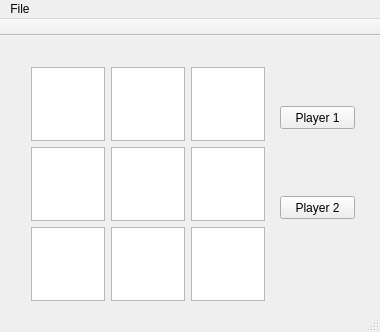
<?xml version="1.0" encoding="UTF-8"?>
<ui version="4.0">
 <class>MainWindow</class>
 <widget class="QMainWindow" name="MainWindow">
  <property name="geometry">
   <rect>
    <x>0</x>
    <y>0</y>
    <width>380</width>
    <height>332</height>
   </rect>
  </property>
  <property name="windowTitle">
   <string>MainWindow</string>
  </property>
  <property name="toolButtonStyle">
   <enum>Qt::ToolButtonIconOnly</enum>
  </property>
  <widget class="QWidget" name="centralWidget">
   <property name="autoFillBackground">
    <bool>true</bool>
   </property>
   <widget class="PlayerButton" name="p1button">
    <property name="geometry">
     <rect>
      <x>280</x>
      <y>70</y>
      <width>75</width>
      <height>23</height>
     </rect>
    </property>
    <property name="text">
     <string>Player 1</string>
    </property>
    <property name="checkable">
     <bool>false</bool>
    </property>
    <property name="m_playerID" stdset="0">
     <number>1</number>
    </property>
   </widget>
   <widget class="PlayerButton" name="p2button">
    <property name="geometry">
     <rect>
      <x>280</x>
      <y>160</y>
      <width>75</width>
      <height>23</height>
     </rect>
    </property>
    <property name="text">
     <string>Player 2</string>
    </property>
    <property name="m_playerID" stdset="0">
     <number>-1</number>
    </property>
   </widget>
   <widget class="QWidget" name="gridLayoutWidget">
    <property name="geometry">
     <rect>
      <x>20</x>
      <y>20</y>
      <width>256</width>
      <height>256</height>
     </rect>
    </property>
    <layout class="QGridLayout" name="gridLayout">
     <item row="0" column="0">
      <widget class="QGraphicsView" name="gridSquare00"/>
     </item>
     <item row="0" column="1">
      <widget class="QGraphicsView" name="gridSquare01"/>
     </item>
     <item row="1" column="1">
      <widget class="QGraphicsView" name="gridSquare11"/>
     </item>
     <item row="1" column="3">
      <widget class="QGraphicsView" name="gridSquare12"/>
     </item>
     <item row="0" column="3">
      <widget class="QGraphicsView" name="gridSquare02"/>
     </item>
     <item row="2" column="0">
      <widget class="QGraphicsView" name="gridSquare20"/>
     </item>
     <item row="2" column="3">
      <widget class="QGraphicsView" name="gridSquare22"/>
     </item>
     <item row="2" column="1">
      <widget class="QGraphicsView" name="gridSquare21"/>
     </item>
     <item row="1" column="0">
      <widget class="QGraphicsView" name="gridSquare10"/>
     </item>
    </layout>
   </widget>
  </widget>
  <widget class="QMenuBar" name="menuBar">
   <property name="geometry">
    <rect>
     <x>0</x>
     <y>0</y>
     <width>380</width>
     <height>22</height>
    </rect>
   </property>
   <widget class="QMenu" name="menuTic_Tac_Toe">
    <property name="title">
     <string>File</string>
    </property>
    <addaction name="actionQuit"/>
   </widget>
   <addaction name="menuTic_Tac_Toe"/>
  </widget>
  <widget class="QToolBar" name="mainToolBar">
   <property name="enabled">
    <bool>true</bool>
   </property>
   <property name="movable">
    <bool>false</bool>
   </property>
   <property name="floatable">
    <bool>false</bool>
   </property>
   <attribute name="toolBarArea">
    <enum>TopToolBarArea</enum>
   </attribute>
   <attribute name="toolBarBreak">
    <bool>false</bool>
   </attribute>
  </widget>
  <widget class="QStatusBar" name="statusBar"/>
  <action name="actionQuit">
   <property name="text">
    <string>Quit</string>
   </property>
  </action>
 </widget>
 <layoutdefault spacing="6" margin="11"/>
 <customwidgets>
  <customwidget>
   <class>PlayerButton</class>
   <extends>QPushButton</extends>
   <header location="global">playerbutton.h</header>
   <slots>
    <signal>changeCurrentPlayer(PlayerType)</signal>
    <slot>setButtonText(QString)</slot>
   </slots>
  </customwidget>
 </customwidgets>
 <resources/>
 <connections>
  <connection>
   <sender>actionQuit</sender>
   <signal>triggered()</signal>
   <receiver>MainWindow</receiver>
   <slot>close()</slot>
   <hints>
    <hint type="sourcelabel">
     <x>-1</x>
     <y>-1</y>
    </hint>
    <hint type="destinationlabel">
     <x>130</x>
     <y>148</y>
    </hint>
   </hints>
  </connection>
  <connection>
   <sender>MainWindow</sender>
   <signal>setText(QString)</signal>
   <receiver>p1button</receiver>
   <slot>setButtonText(QString)</slot>
   <hints>
    <hint type="sourcelabel">
     <x>299</x>
     <y>251</y>
    </hint>
    <hint type="destinationlabel">
     <x>325</x>
     <y>119</y>
    </hint>
   </hints>
  </connection>
  <connection>
   <sender>p1button</sender>
   <signal>changeCurrentPlayer(PlayerType)</signal>
   <receiver>MainWindow</receiver>
   <slot>setPlayerID(PlayerType)</slot>
   <hints>
    <hint type="sourcelabel">
     <x>308</x>
     <y>115</y>
    </hint>
    <hint type="destinationlabel">
     <x>307</x>
     <y>150</y>
    </hint>
   </hints>
  </connection>
  <connection>
   <sender>p2button</sender>
   <signal>changeCurrentPlayer(PlayerType)</signal>
   <receiver>MainWindow</receiver>
   <slot>setPlayerID(PlayerType)</slot>
   <hints>
    <hint type="sourcelabel">
     <x>317</x>
     <y>209</y>
    </hint>
    <hint type="destinationlabel">
     <x>317</x>
     <y>249</y>
    </hint>
   </hints>
  </connection>
 </connections>
 <slots>
  <signal>setText(QString)</signal>
  <slot>setPlayerID(PlayerType)</slot>
 </slots>
</ui>
